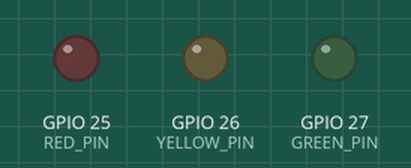
Bench run of a sketch on a simulated ESP32. Shown: output pins drawn as LEDs (lit = HIGH). WiFi joins after 1.5 s; servers stay silent unless stated.

Above: at 2.4 s.
At 6.9 s:
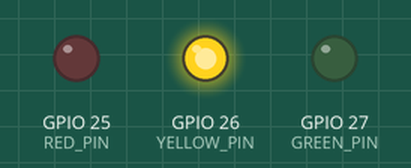
Timing chart, 0 to 8.4 s (numbered marks = the images above):
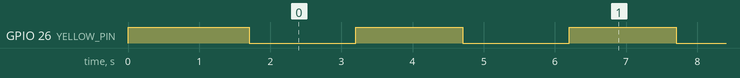

The sketch:

esp32_signal_controller.ino
```cpp
/*
 * FlowMirror miniature intersection controller.
 *
 * This board drives demonstration LEDs only. It must never be connected to
 * traffic-signal equipment, mains power, relays, or any public-road system.
 */
#include <WiFi.h>
#include <HTTPClient.h>
#include <ArduinoJson.h>

const char* WIFI_SSID = "REPLACE_WITH_WIFI_NAME";
const char* WIFI_PASSWORD = "REPLACE_WITH_WIFI_PASSWORD";

// Use the LAN IP address of the computer running uvicorn, not localhost.
const char* FLOWMIRROR_SIGNAL_URL =
  "http://192.168.1.50:8000/api/signals/signal-E/hardware";

const int RED_PIN = 25;
const int YELLOW_PIN = 26;
const int GREEN_PIN = 27;
const unsigned long POLL_INTERVAL_MS = 1500;

unsigned long lastPollAt = 0;

void setLights(bool red, bool yellow, bool green) {
  digitalWrite(RED_PIN, red ? HIGH : LOW);
  digitalWrite(YELLOW_PIN, yellow ? HIGH : LOW);
  digitalWrite(GREEN_PIN, green ? HIGH : LOW);
}

void connectWiFi() {
  WiFi.mode(WIFI_STA);
  WiFi.begin(WIFI_SSID, WIFI_PASSWORD);
  while (WiFi.status() != WL_CONNECTED) {
    delay(300);
  }
}

void showSafeFallback() {
  // Flash yellow when FlowMirror or Wi-Fi is unreachable.
  bool on = (millis() / 500) % 2 == 0;
  setLights(false, on, false);
}

void updateSignal() {
  if (WiFi.status() != WL_CONNECTED) {
    connectWiFi();
  }

  HTTPClient http;
  http.begin(FLOWMIRROR_SIGNAL_URL);
  int status = http.GET();
  if (status != HTTP_CODE_OK) {
    http.end();
    showSafeFallback();
    return;
  }

  JsonDocument document;
  DeserializationError error = deserializeJson(document, http.getString());
  http.end();
  if (error) {
    showSafeFallback();
    return;
  }

  const char* phase = document["phase"] | "yellow";
  bool emergency = document["emergency_priority"] | false;
  if (emergency || strcmp(phase, "green") == 0) {
    setLights(false, false, true);
  } else if (strcmp(phase, "red") == 0) {
    setLights(true, false, false);
  } else {
    setLights(false, true, false);
  }
}

void setup() {
  pinMode(RED_PIN, OUTPUT);
  pinMode(YELLOW_PIN, OUTPUT);
  pinMode(GREEN_PIN, OUTPUT);
  setLights(false, true, false);
  connectWiFi();
}

void loop() {
  if (millis() - lastPollAt >= POLL_INTERVAL_MS) {
    lastPollAt = millis();
    updateSignal();
  }
}
```

Measured:
- by itself, GPIO 26 (YELLOW_PIN): alternates HIGH for 1.5 s and LOW for 1.5 s
